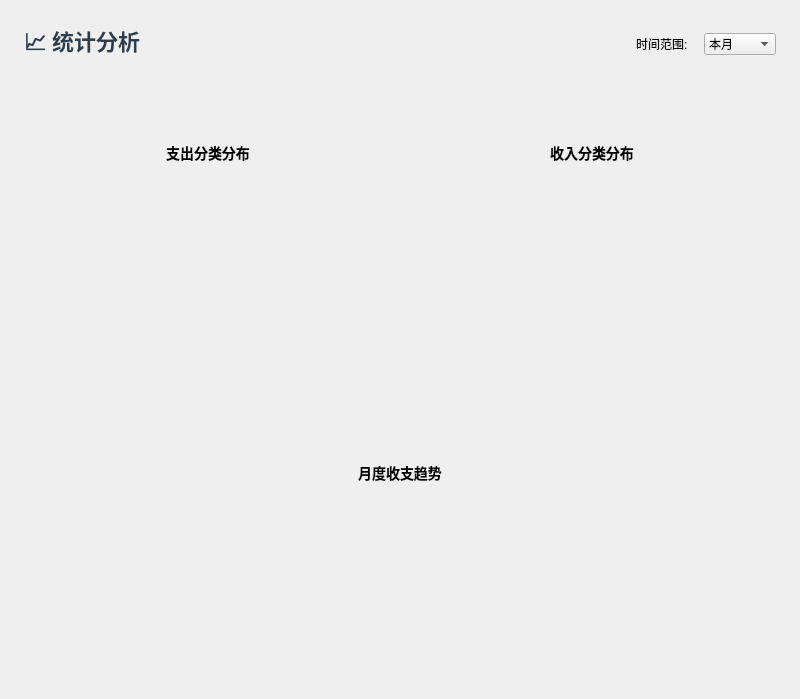
<?xml version="1.0" encoding="UTF-8"?>
<ui version="4.0">
 <class>StatisticsPage</class>
 <widget class="QWidget" name="StatisticsPage">
  <property name="geometry">
   <rect><x>0</x><y>0</y><width>800</width><height>600</height></rect>
  </property>
  <layout class="QVBoxLayout" name="mainLayout">
   <property name="leftMargin"><number>24</number></property>
   <property name="topMargin"><number>24</number></property>
   <property name="rightMargin"><number>24</number></property>
   <property name="bottomMargin"><number>24</number></property>
   <property name="spacing"><number>16</number></property>
   <!-- 标题行 -->
   <item>
    <layout class="QHBoxLayout" name="titleRow">
     <item>
      <widget class="QLabel" name="pageTitle">
       <property name="text"><string>📈 统计分析</string></property>
       <property name="styleSheet"><string notr="true">font-size: 22px; font-weight: bold; color: #2C3E50; background: transparent;</string></property>
      </widget>
     </item>
     <item>
      <spacer name="titleSpacer">
       <property name="orientation"><enum>Qt::Horizontal</enum></property>
       <property name="sizeHint"><size><width>40</width><height>20</height></size></property>
      </spacer>
     </item>
     <item>
      <widget class="QLabel" name="rangeLabel">
       <property name="text"><string>时间范围:</string></property>
      </widget>
     </item>
     <item>
      <widget class="QComboBox" name="rangeCombo">
       <property name="fixedWidth"><number>130</number></property>
       <item><property name="text"><string>本月</string></property></item>
       <item><property name="text"><string>近3个月</string></property></item>
       <item><property name="text"><string>近1年</string></property></item>
       <item><property name="text"><string>全部</string></property></item>
      </widget>
     </item>
    </layout>
   </item>
   <!-- 汇总数字行 -->
   <item>
    <layout class="QHBoxLayout" name="summaryRow">
     <property name="spacing"><number>16</number></property>
     <item>
      <widget class="QLabel" name="summaryIncome">
       <property name="textFormat"><enum>Qt::RichText</enum></property>
       <property name="styleSheet"><string notr="true">font-size: 18px; font-weight: bold; color: #27AE60; background: transparent; padding: 8px 0;</string></property>
      </widget>
     </item>
     <item>
      <widget class="QLabel" name="summaryExpense">
       <property name="textFormat"><enum>Qt::RichText</enum></property>
       <property name="styleSheet"><string notr="true">font-size: 18px; font-weight: bold; color: #E74C3C; background: transparent; padding: 8px 0;</string></property>
      </widget>
     </item>
     <item>
      <widget class="QLabel" name="summaryBalance">
       <property name="textFormat"><enum>Qt::RichText</enum></property>
       <property name="styleSheet"><string notr="true">font-size: 18px; font-weight: bold; color: #3498DB; background: transparent; padding: 8px 0;</string></property>
      </widget>
     </item>
     <item>
      <widget class="QLabel" name="summaryCount">
       <property name="textFormat"><enum>Qt::RichText</enum></property>
       <property name="styleSheet"><string notr="true">font-size: 18px; font-weight: bold; color: #7F8C8D; background: transparent; padding: 8px 0;</string></property>
      </widget>
     </item>
     <item>
      <spacer name="summarySpacer">
       <property name="orientation"><enum>Qt::Horizontal</enum></property>
       <property name="sizeHint"><size><width>40</width><height>20</height></size></property>
      </spacer>
     </item>
    </layout>
   </item>
   <!-- 饼图行 -->
   <item>
    <layout class="QHBoxLayout" name="chartsRow">
     <property name="spacing"><number>16</number></property>
     <!-- 支出饼图卡片 -->
     <item>
      <widget class="QFrame" name="expensePieFrame">
       <property name="class" stdset="0"><string>card</string></property>
       <layout class="QVBoxLayout" name="expensePieLayout">
        <item>
         <widget class="QLabel" name="expensePieTitle">
          <property name="text"><string>支出分类分布</string></property>
          <property name="alignment"><set>Qt::AlignCenter</set></property>
          <property name="styleSheet"><string notr="true">font-size: 14px; font-weight: bold; padding: 0 0 8px 0; background: transparent;</string></property>
         </widget>
        </item>
        <item>
         <!-- 占位控件，代码中替换为 PieChartWidget -->
         <widget class="QWidget" name="expensePiePlaceholder">
          <property name="minimumSize"><size><width>280</width><height>250</height></size></property>
         </widget>
        </item>
       </layout>
      </widget>
     </item>
     <!-- 收入饼图卡片 -->
     <item>
      <widget class="QFrame" name="incomePieFrame">
       <property name="class" stdset="0"><string>card</string></property>
       <layout class="QVBoxLayout" name="incomePieLayout">
        <item>
         <widget class="QLabel" name="incomePieTitle">
          <property name="text"><string>收入分类分布</string></property>
          <property name="alignment"><set>Qt::AlignCenter</set></property>
          <property name="styleSheet"><string notr="true">font-size: 14px; font-weight: bold; padding: 0 0 8px 0; background: transparent;</string></property>
         </widget>
        </item>
        <item>
         <!-- 占位控件，代码中替换为 PieChartWidget -->
         <widget class="QWidget" name="incomePiePlaceholder">
          <property name="minimumSize"><size><width>280</width><height>250</height></size></property>
         </widget>
        </item>
       </layout>
      </widget>
     </item>
    </layout>
   </item>
   <!-- 柱状图卡片 -->
   <item>
    <widget class="QFrame" name="barFrame">
     <property name="class" stdset="0"><string>card</string></property>
     <layout class="QVBoxLayout" name="barLayout">
      <item>
       <widget class="QLabel" name="barTitle">
        <property name="text"><string>月度收支趋势</string></property>
        <property name="alignment"><set>Qt::AlignCenter</set></property>
        <property name="styleSheet"><string notr="true">font-size: 14px; font-weight: bold; padding: 0 0 8px 0; background: transparent;</string></property>
       </widget>
      </item>
      <item>
       <!-- 占位控件，代码中替换为 BarChartWidget -->
       <widget class="QWidget" name="barPlaceholder">
        <property name="minimumSize"><size><width>240</width><height>168</height></size></property>
       </widget>
      </item>
     </layout>
    </widget>
   </item>
  </layout>
 </widget>
</ui>
